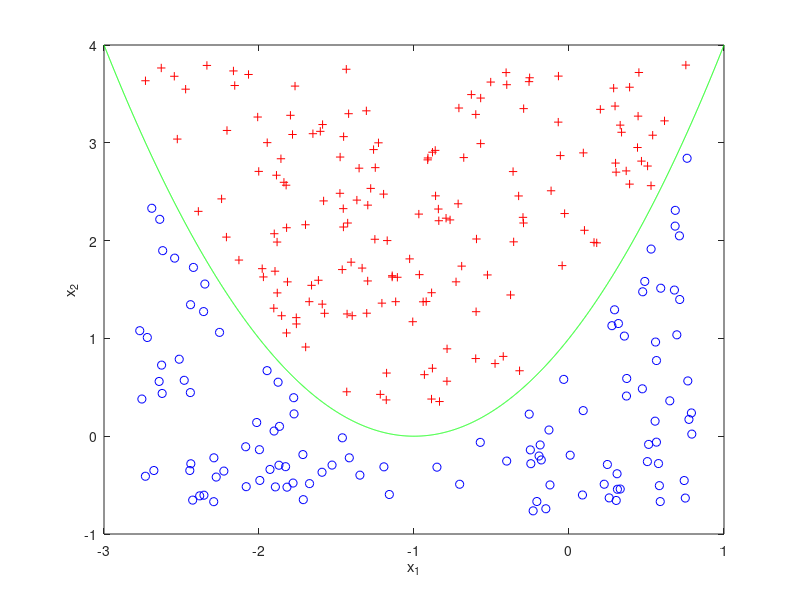

Write MATLAB code to recreate this figure.
x1 = -3:0.001:1;
x2 = (x1+1) .^ 2;

X1 = [];
Y1 = [];
X2 = [];
Y2 = [];

for k=1:300
    x = random('uniform', -2.8, 0.8, 1, 1);
    y = random('uniform', -0.8, 3.8, 1, 1);
    if y > (x+1)^2 + 0.2
        X1 = [X1 x];
        Y1 = [Y1 y];
    end
    if y < (x+1)^2 - 0.2
        X2 = [X2 x];
        Y2 = [Y2 y];
    end
end

plot(X1, Y1, '+r', X2, Y2, 'ob', x1, x2, '-g');
xlabel('x_1');
ylabel('x_2');